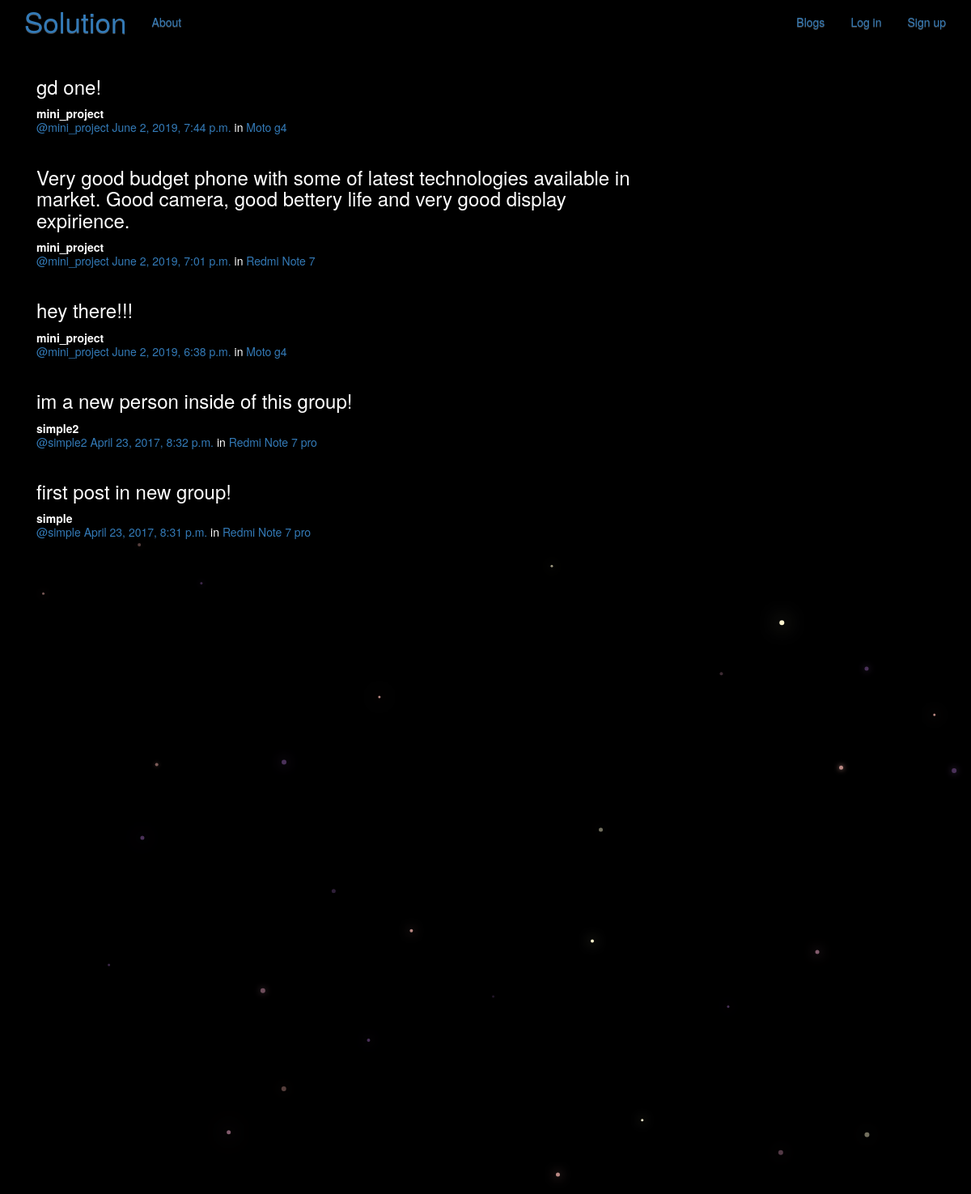
/posts/, run on the app's committed database.
### posts/models.py (models this page shows, shortened)
class Post(models.Model):
    user = models.ForeignKey(User, related_name="posts", on_delete=models.PROTECT)
    created_at = models.DateTimeField(auto_now=True)
    message = models.TextField()
    message_html = models.TextField(editable=False)
    group = models.ForeignKey(Group, related_name="posts", on_delete=models.PROTECT, null=True, blank=True)
    class Meta:
        ordering = ["-created_at"]
        unique_together = ["user", "message"]

### groups/models.py (models this page shows, shortened)
class Group(models.Model):
    name = models.CharField(max_length=255, unique=True)
    slug = models.SlugField(allow_unicode=True, unique=True)
    description = models.TextField(blank=True, default='')
    description_html = models.TextField(editable=False, default='', blank=True)
    members = models.ManyToManyField(User,through="GroupMember")
    class Meta:
        ordering = ["name"]

### posts/views.py (the view)
class PostList(SelectRelatedMixin, generic.ListView):
    model = models.Post
    select_related = ("user", "group")

### posts/templates/posts/post_list.html (shortened to what this page needs)
{% extends "posts/post_base.html" %}
{% load humanize %}
{% block post_content %}
<div class="col-md-8">
	{% for post in post_list %}
  {% include "posts/_post.html" %}
	{% endfor %}
</div>
{% endblock %}

### posts/templates/posts/_post.html (shortened to what this page needs)
<div class="post media">
	<h3>{{ post.message_html|safe }}</h3>
	<div class="media-body">
		<strong>{{ post.user.username }}</strong>
		<h5 class="media-heading">
			<span class="username"><a href="{% url 'posts:for_user' username=post.user.username %}">@{{ post.user.username }}</a></span>
			<time class="time"><a href="{% url 'posts:single' username=post.user.username pk=post.pk %}">{{ post.created_at }}</a></time>
			{% if post.group %}
			<span class="group-name">in <a href="#">{{ post.group.name }}</a></span>
			{% endif %}
		</h5>
	</div>
</div>

### static/simplesocial/css/master.css (style rules this page uses)
body { margin: 0; overflow: hidden; background-color: black; color:white; }

### data on the page
Post: message_html "gd one!", user.username "mini_project", created_at "June 2, 2019, 7:44 p.m.", group.name "Moto g4"
Post: message_html "Very good budget phone with some of latest technologies available in market. Good camera, good bettery life and very good display expirience.", user.username "mini_project", created_at "June 2, 2019, 7:01 p.m.", group.name "Redmi Note 7"
Post: message_html "hey there!!!", user.username "mini_project", created_at "June 2, 2019, 6:38 p.m.", group.name "Moto g4"
Post: message_html "im a new person inside of this group!", user.username "simple2", created_at "April 23, 2017, 8:32 p.m.", group.name "Redmi Note 7 pro"
Post: message_html "first post in new group!", user.username "simple", created_at "April 23, 2017, 8:31 p.m.", group.name "Redmi Note 7 pro"
